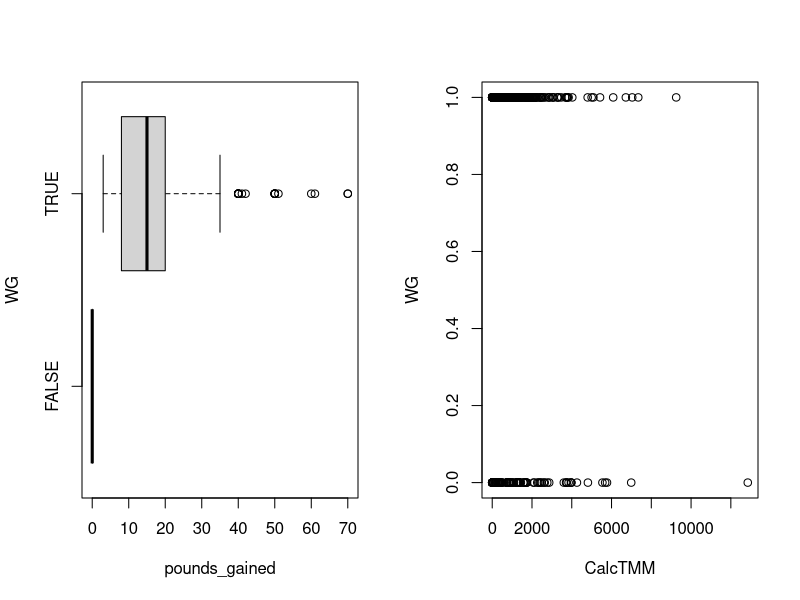
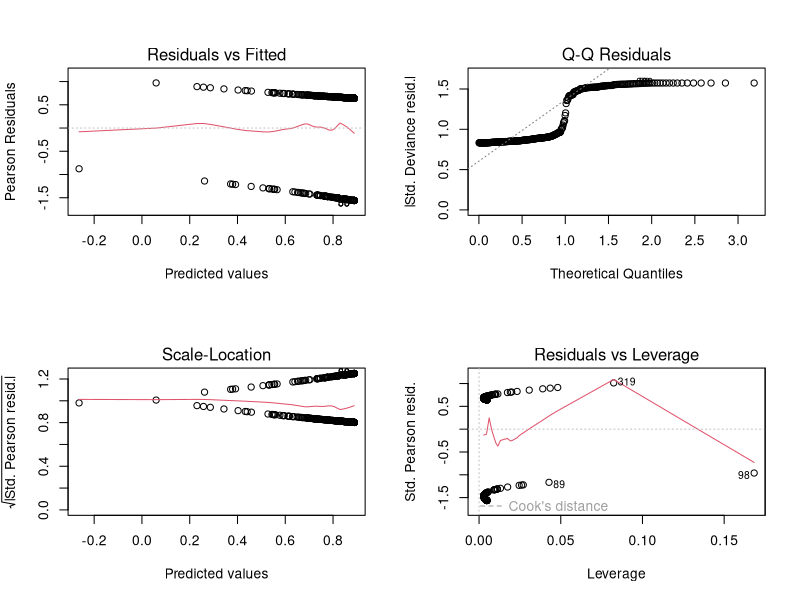
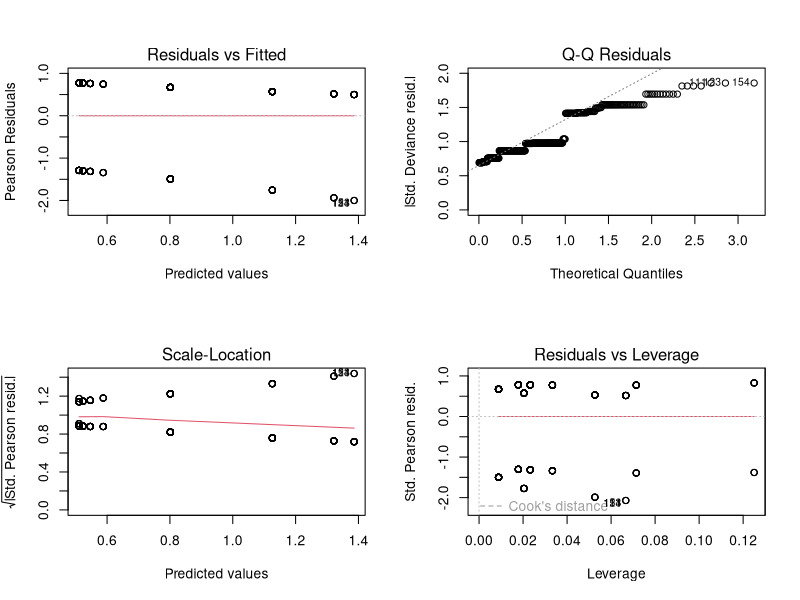
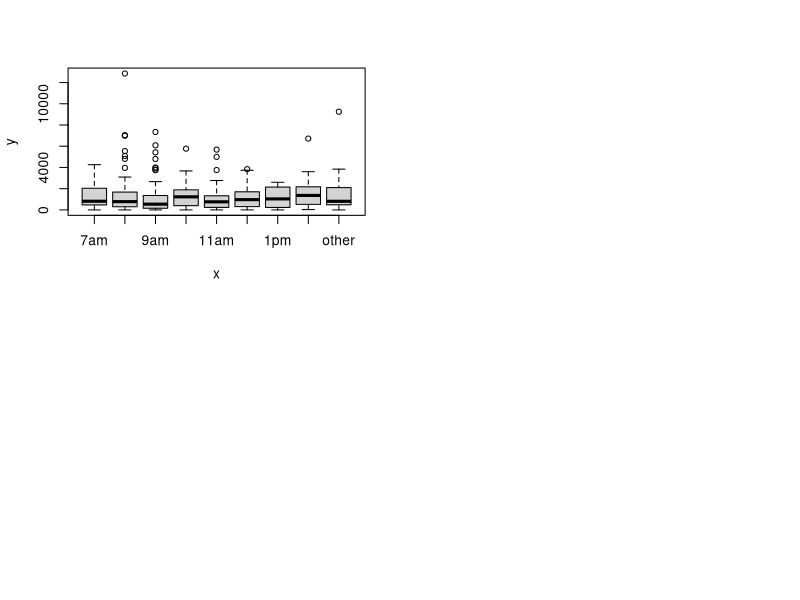
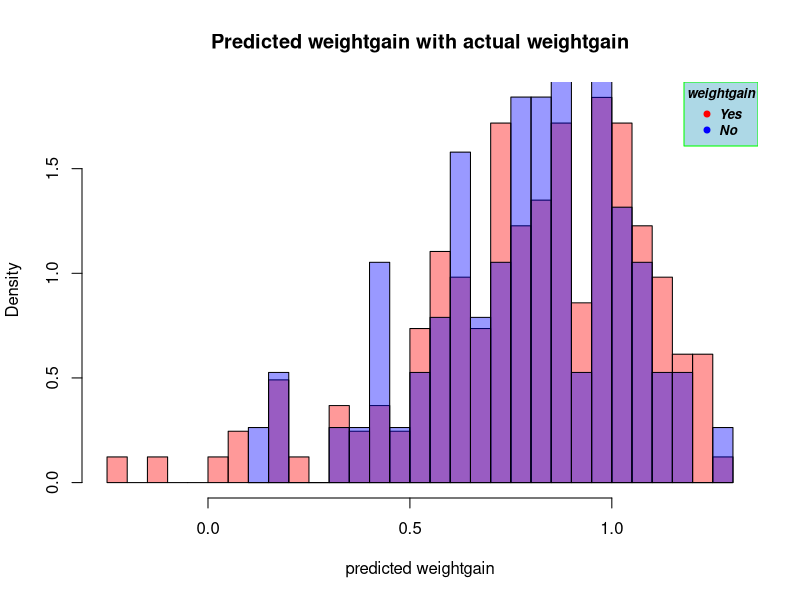
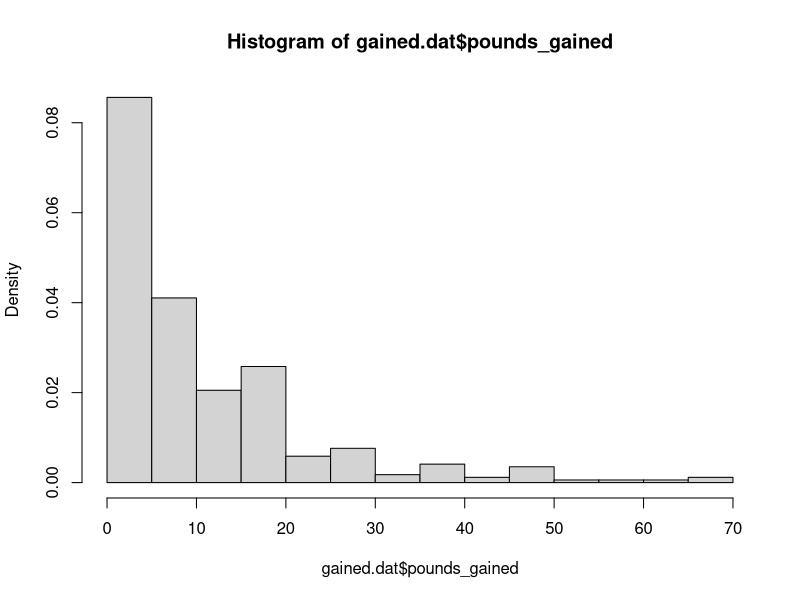
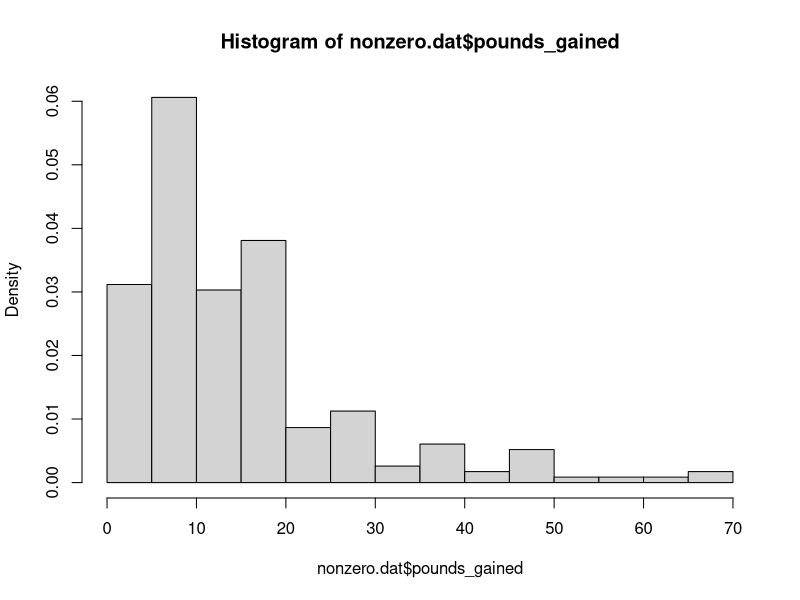
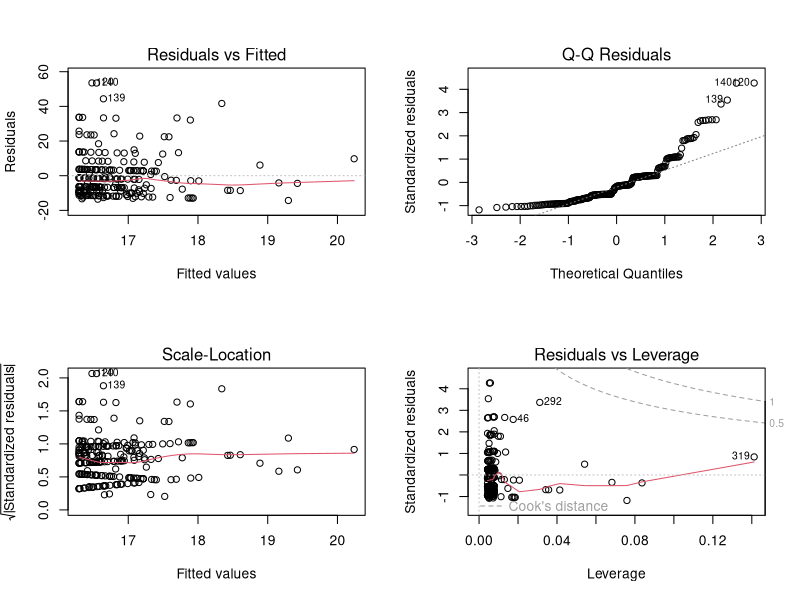

Write the R code that produced these figures, in order.
## ---- chunk 1
knitr::opts_chunk$set(echo = TRUE)
## ---- chunk 2
metrics.dat <- read.csv('Practicum 1 Data.csv',header=TRUE)
metrics.dat <- metrics.dat[!is.na(metrics.dat$Snumber),]
## ---- chunk 3
metrics.dat$CalcTMM <- with(metrics.dat, 8*Vig.ex.Time + 4*Mod.ex.time + 3.3*Walk.ex.Time)

#metrics.dat$shift[metrics.dat$shift==''] <- 'missing'
#shift.levels <- c(paste(c(7:11),'am',sep=''),paste(c(12,1:2),'pm',sep=''),'other','missing')

metrics.dat$shift[metrics.dat$shift==''] <- 'other'
shift.levels <- c(paste(c(7:11),'am',sep=''),paste(c(12,1:2),'pm',sep=''),'other')
metrics.dat$shift <- factor(metrics.dat$shift,shift.levels)
summary(metrics.dat$shift)
## ---- chunk 4
metrics.dat$MissingLbs <- is.na(metrics.dat$pounds_gained)
table(metrics.dat$MissingLbs,metrics.dat$weightgain)
## ---- chunk 5
gained.dat <- metrics.dat[metrics.dat$weightgain %in% c('Yes','No'),]
gained.dat$WG <- FALSE
gained.dat$WG[gained.dat$weightgain=='Yes'] <- TRUE
gained.dat$pounds_gained[!gained.dat$WG] <- 0
dim(gained.dat)
gained.dat$MissingLbs <- is.na(gained.dat$pounds_gained)
table(gained.dat$MissingLbs,gained.dat$weightgain)

gained.dat <- gained.dat[!is.na(gained.dat$CalcTMM),]
dim(gained.dat)
## ---- chunk 6
#gained.dat <- gained.dat[!gained.dat$MissingLbs,]
dim(gained.dat)
## ---- chunk 7
par(mfrow=c(1,2))
boxplot(pounds_gained ~ WG,data=gained.dat,horizontal = TRUE)
plot(WG~CalcTMM,data=gained.dat)
## ---- chunk 8
SA1.model1 <- glm(WG ~ CalcTMM, data=gained.dat,family = binomial)
summary(SA1.model1)
par(mfrow=c(2,2))
plot(SA1.model1)
## ---- chunk 9
SA2.model1 <- glm(WG ~ shift, data=gained.dat,family = binomial)
summary(SA2.model1)
par(mfrow=c(2,2))
plot(SA2.model1)
## ---- chunk 10
SA12.model2 <- glm(WG ~ shift*CalcTMM, data=gained.dat,family = binomial)
summary(SA12.model2)
plot(metrics.dat$shift, metrics.dat$CalcTMM)
## ---- chunk 11
subset3a.dat <- gained.dat[which(complete.cases(gained.dat[, c("gender", "Age", "shift", "CalcTMM")])),]
SA12.model3a <- glm(WG ~ gender + Age + shift + CalcTMM, data=subset3a.dat,family = binomial)
summary(SA12.model3a)
## ---- chunk 12
subset3b.dat <- gained.dat[which(complete.cases(gained.dat[, c("gender", "Age", "height","shift", "CalcTMM")])),]
SA12.model3b <- glm(WG ~ gender + Age + height +shift + CalcTMM, data=subset3b.dat,family = binomial)
summary(SA12.model3b)
## ---- chunk 13
subset4a.dat <- gained.dat[which(complete.cases(gained.dat[, c("gender", "Age", "shift", "Vig.ex.Time", "Mod.ex.time", "Walk.ex.Time")])),]
SA12.model4a <- glm(WG ~ gender + Age + shift + Vig.ex.Time  + Mod.ex.time + Walk.ex.Time, data=subset4a.dat, family = binomial)
summary(SA12.model4a)
## ---- chunk 14
subset4b.dat <- gained.dat[which(complete.cases(gained.dat[, c("gender", "Age", "height", "shift", "Vig.ex.Time", "Mod.ex.time", "Walk.ex.Time")])),]
SA12.model4b <- glm(WG ~ gender + Age + height + shift + Vig.ex.Time  + Mod.ex.time + Walk.ex.Time, data=subset4b.dat, family = binomial)
summary(SA12.model4b)
## ---- chunk 15
gained.dat['initial_bweight'] <- gained.dat$bweight - gained.dat$pounds_gained
gained.dat['initial_BMI'] <- (gained.dat$initial_bweight / (gained.dat$height)^2)*703
## ---- chunk 16
subset5a.dat <- gained.dat[which(complete.cases(gained.dat[, c("gender", "Age", "shift", "Vig.ex.Time", "Mod.ex.time", "Walk.ex.Time", "initial_BMI")])),]
SA12.model5a <- glm(WG ~ gender + Age + shift + Vig.ex.Time  + Mod.ex.time + Walk.ex.Time + initial_BMI, data=subset5a.dat, family = binomial)
summary(SA12.model5a)
## ---- chunk 17
subset5b.dat <- gained.dat[which(complete.cases(gained.dat[, c("gender", "Age", "height", "shift", "Vig.ex.Time", "Mod.ex.time", "Walk.ex.Time", "initial_bweight")])),]
SA12.model5b <- glm(WG ~ gender + Age + height + shift + Vig.ex.Time  + Mod.ex.time + Walk.ex.Time +initial_bweight, data=subset5b.dat, family = binomial)
summary(SA12.model5b)
## ---- chunk 18
library(MASS)
best.modela <- stepAIC(SA12.model5a, direction = "both")
best.modelb <- stepAIC(SA12.model5b, direction = "both")
## ---- chunk 19
summary(best.modela)
summary(best.modelb)
AIC(best.modela,best.modelb)


par(mfrow=(c(1,1)))
p = predict.glm(best.modelb)
Histogram_1 <- hist((subset(p, metrics.dat$weightgain == "Yes")), plot = FALSE,breaks=40)
Histogram_2 <- hist((subset(p, metrics.dat$weightgain == "No")), plot = FALSE, breaks =30)
{plot (Histogram_1, col = rgb(1,0,0,0.4),xlab = 'predicted weightgain',freq = FALSE, main = 'Predicted weightgain with actual weightgain')+
 plot (Histogram_2, xaxt = 'n', yaxt = 'n',col = rgb(0,0,1,0.4), add = TRUE, freq = FALSE)
legend("topright",c("Yes","No"),cex=.8,col=c("red","blue"),pch=c(19,19),box.col="green", title="weightgain", text.font=4,  bg='lightblue')}

## ---- chunk 20
sum(is.na(gained.dat$pounds_gained))
gained.dat <- gained.dat[!is.na(gained.dat$pounds_gained),]
## ---- chunk 21
#par(mfrow=c(1,2))
#library(ggplot2)
hist(gained.dat$pounds_gained, freq = FALSE,breaks=10)
#ggplot(gained.dat,aes(pounds_gained,after_stat(density)))+geom_histogram()
nonzero.dat <- gained.dat[gained.dat$pounds_gained>0,]
hist(nonzero.dat$pounds_gained, freq = FALSE,breaks=10)
## ---- chunk 22
SA1.model1.lm <- lm(pounds_gained ~ CalcTMM, data=nonzero.dat)
#summary(SA1.model1.lm)
par(mfrow=c(2,2))
plot(SA1.model1.lm)
## ---- chunk 23
#error in log(0)
SA1.model1.root <- lm(sqrt(pounds_gained) ~ CalcTMM, data=gained.dat)
#summary(SA1.model1.root)
par(mfrow=c(2,2))
plot(SA1.model1.root)
## ---- chunk 24
#error in log(0)
SA1b.model1.loggauss <- glm(pounds_gained ~ CalcTMM, data=nonzero.dat,family = gaussian(link="log"))
par(mfrow=c(2,2))
plot(SA1b.model1.loggauss)


## ---- chunk 25
gained.dat$LBS <- round(gained.dat$pounds_gained)
nonzero.dat$LBS <- round(nonzero.dat$pounds_gained)
## ---- chunk 26
SA1.model1.poisson <- glm(LBS ~ CalcTMM, data=gained.dat,family = poisson)
#SA1b.model1.poisson <- glm(LBS ~ CalcTMM, data=nonzero.dat,family = poisson)
#summary(SA1.model1.poisson)
par(mfrow=c(2,2))
plot(SA1.model1.poisson)

## ---- chunk 27
SA1.model1.quasi <- glm(pounds_gained ~ CalcTMM, data=gained.dat,family = quasipoisson)
#SA1b.model1.quasi <- glm(pounds_gained ~ CalcTMM, data=nonzero.dat,family = quasipoisson)
#summary(SA1.model1.quasi)
par(mfrow=c(2,2))
plot(SA1.model1.quasi)
## ---- chunk 28
SA1b.model1.Gamma <- glm(pounds_gained ~ CalcTMM, data=nonzero.dat,family = Gamma)
#summary(SA1b.model1.Gamma)
par(mfrow=c(2,2))
plot(SA1b.model1.Gamma)
## ---- chunk 29
library(pscl)
SA1.model1.zero <- zeroinfl(LBS ~ CalcTMM, data = gained.dat)
summary(SA1.model1.zero)


## ---- chunk 30
SA12.best.poisson <- glm(LBS ~ initial_bweight, data=gained.dat,family = poisson)
par(mfrow=c(2,2))
plot(SA12.best.poisson)



summary(SA12.best.poisson)
SA12.best.quasi <- glm(pounds_gained ~ initial_bweight, data=gained.dat,family = quasipoisson)
par(mfrow=c(2,2))
plot(SA12.best.quasi)
summary(SA12.best.quasi)
SA12.best.zero <- zeroinfl(LBS ~ initial_bweight, data = gained.dat)
summary(SA12.best.zero)


## ---- chunk 31

## ---- chunk 32
